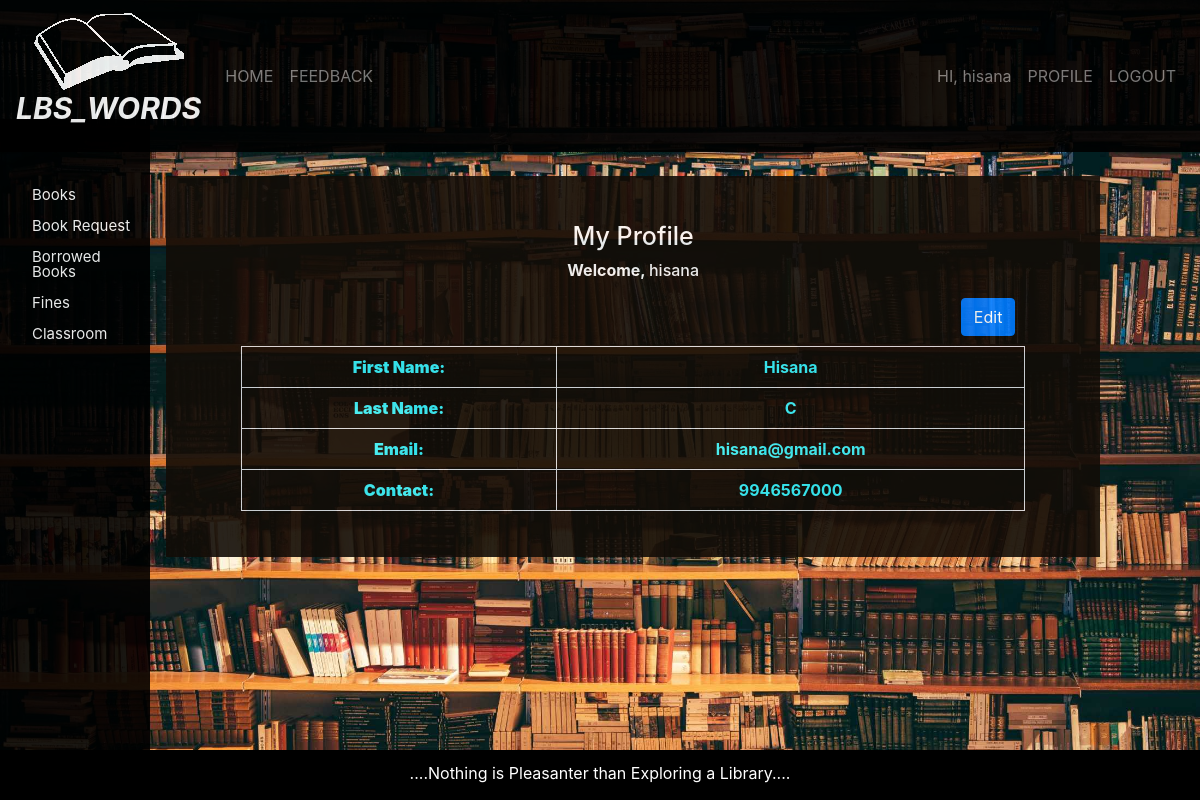
Screenshot of /student/profile.php (signed in) with the database file from the repository.
### tables this page shows
CREATE TABLE `students` (
  `studentID` int(11) NOT NULL,
  `username` varchar(100) NOT NULL,
  `password` varchar(250) NOT NULL,
  `enrollmentNo` int(100) NOT NULL,
  `firstname` varchar(100) NOT NULL,
  `lastname` varchar(100) NOT NULL,
  `email` varchar(100) NOT NULL,
  `phone` varchar(100) NOT NULL
);

### student/profile.php (the view, shortened to what this page needs)
<?php
include "navbar.php";
?>
<!DOCTYPE html>
<html>
    <head>
    </head>
    <body>
        <div class="wrapper" id="main">
            <div class="box full-box log-pad">
                <div class="box-content box-form">
                    <div class="container">
                        <?php
                        $q=mysqli_query($db,"SELECT * FROM students where studentID='$_SESSION[user]' ;");
                        ?>
                        <h2 class="title">My Profile</h2>
                        <?php
                        $row=mysqli_fetch_assoc($q);
                        ?>
                        <div class="image-block"> <h4><b>Welcome, </b><?php echo $row['username']; ?> </h4> </div>
                        <form action="edit.php" method="post">
                            <button class="btn btn-primary right edit-btn" name="submit1">Edit</button>
                        </form>
                        <?php
                        echo "<b>";
                        echo "<table class='table table-bordered'>";
                        echo "<tr>";
                        echo "<td>";
                        echo "<b> First Name: </b>";
                        echo "</td>";
                        echo "<td>";
                        echo $row['firstname'];
                        echo "</td>";
                        echo "</tr>";
                        echo "<tr>";
                        echo "<td>";
                        echo "<b> Last Name: </b>";
                        echo "</td>";
                        echo "<td>";
                        echo $row['lastname'];
                        echo "</td>";
                        echo "</tr>";
                        echo "<tr>";
                        echo "<td>";
                        echo "<b> Email: </b>";
                        echo "</td>";
                        echo "<td>";
                        echo $row['email'];
                        echo "</td>";
                        echo "</tr>";
                        echo "<tr>";
                        echo "<td>";
                        echo "<b> Contact: </b>";
                        echo "</td>";
                        echo "<td>";
                        echo $row['phone'];
                        echo "</td>";
                        echo "</tr>";
                        echo "</table>";
                        echo "</b>";
                        ?>
                    </div>
                </div>
            </div>
        </div>
        <?php
        include "../footer.php";
        ?>
    </body>
</html>

### content/css/lms.css (style rules this page uses)
html, body, div, span, object, iframe, h1, h2, h3, h4, h5, h6, p, blockquote, pre, abbr, address, cite, code, del, dfn, em, img, ins, kbd, q, samp, small, strong, sub, sup, var, b, i, dl, dt, dd, ol, ul, li, fieldset, form, label, legend, table, caption, tbody, tfoot, thead, tr, th, td, article, aside, canvas, details, figcaption, figure, footer, header, hgroup, menu, nav, section, summary, time, mark, audio, video { margin:40; padding:0; border:0; outline:0; font-size:100%; vertical-align:baseline; background:transparent; }
body { line-height:1; }
table { border-collapse:collapse; border-spacing:0; }
.edit-btn { margin: 10px; }
.right { float: right !important; }
.title { margin: 10px; }
.wrapper { min-height: calc(100vh - 50px); overflow: auto; width: 100%; background-image: url('../images/Library.jpg'); background-repeat: no-repeat; background-attachment: fixed; background-size: cover; }
.box { min-height: 300px; width: 450px; background-color: #120d07; opacity: 0.9; padding-top: 5px; margin: 160px auto 70px auto; opacity: .9; text-align: center; color: white; }
.box.log-pad { margin-left: 150px; }
.box.full-box { width: 80%; }
.box .box-content { color: white; }
.box .box-content.box-form { padding: 30px 60px; }
.box .box-content h2 { text-align: center; font-size: 25px; }
.table { color: #3af6ff !important; }
#main { -webkit-transition: margin-left .5s; -o-transition: margin-left .5s; transition: margin-left .5s; padding: 16px; }

### rows the page displays
students: username "hisana", firstname "Hisana", lastname "C", email "hisana@gmail.com", phone "9946567000"

### other values shown
$_SESSION['login_user'] "hisana"
